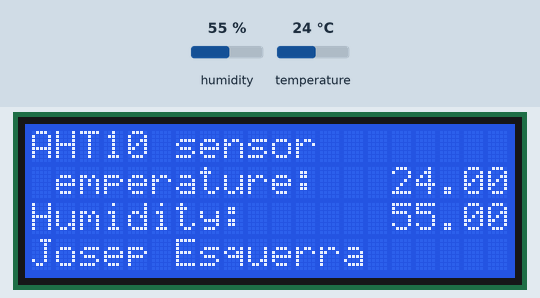
Bench run of a program on a simulated ESP32. On the bench: 20×4 character LCD. The test bench sets the inputs (shaded band); at power-on: humidity 55 %, temperature 24 °C. What the program prints to the serial monitor is not drawn.

Above: at 3.3 s.
3.4 s: humidity set to 22 %
At 5.4 s:
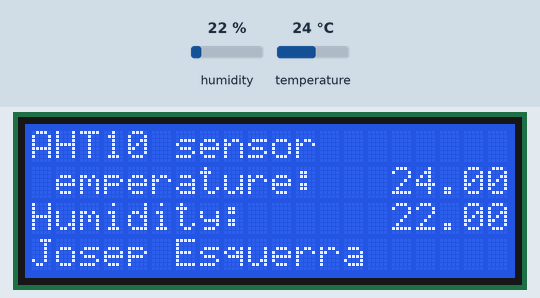
5.7 s: temperature set to 12 °C
At 7.1 s:
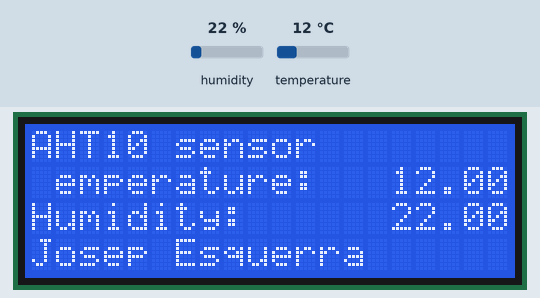
7.8 s: humidity set to 40 %
At 8.9 s:
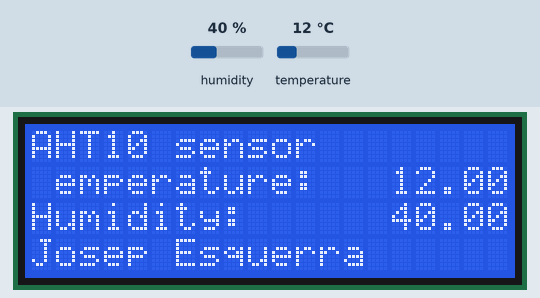
9.9 s: temperature set to 19 °C
Timing chart, 0 to 12.9 s (numbered marks = the images above; inputs shaded):
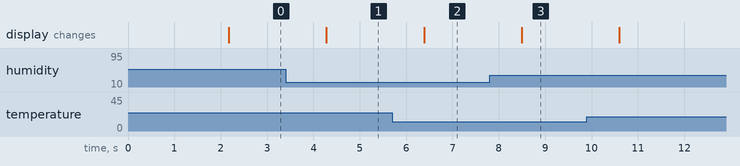

The program:

main.cpp
```cpp
#include <Arduino.h>
#pragma GCC optimize ("O3")   //code optimisation controls - "O2" & "O3" code performance, "Os" code size

#include <AHT10.h>
#include <Wire.h>
#include <LiquidCrystal_I2C.h>

#define COLUMS           20   //LCD columns
#define ROWS             4    //LCD rows
#define LCD_SPACE_SYMBOL 0x20 //space symbol from LCD ROM, see p.9 of GDM2004D datasheet

uint8_t readStatus = 0;

AHT10 myAHT10(AHT10_ADDRESS_0X38);

LiquidCrystal_I2C lcd(PCF8574_ADDR_A21_A11_A01, 4, 5, 6, 16, 11, 12, 13, 14, POSITIVE);

void setup()
{
  Serial.begin(115200);

    while (myAHT10.begin() != true)
  {
    Serial.println(F("AHT10 not connected or fail to load calibration coefficient")); //(F()) save string to flash & keeps dynamic memory free
    delay(5000);
  }
  Serial.println(F("AHT10 OK"));

  while (lcd.begin(COLUMS, ROWS, LCD_5x8DOTS) != 1) //colums, rows, characters size
  {
    Serial.println(F("PCF8574 is not connected or lcd pins declaration is wrong. Only pins numbers: 4,5,6,16,11,12,13,14 are legal."));
    delay(5000);
  }

  lcd.print(F("PCF8574 is OK..."));    //(F()) saves string to flash & keeps dynamic memory free
  delay(2000);

  lcd.clear();

  /* prints static text */
  lcd.setCursor(0, 0);
  lcd.print(F("AHT10 sensor"));

  lcd.setCursor(0, 1);
  lcd.print(F("Temperature:"));

  lcd.setCursor(0, 2);
  lcd.print(F("Humidity:"));

  lcd.setCursor(0, 3);
  lcd.print(F("Josep Esquerra"));
}


void loop()
{
  /* print dynamic text */
  lcd.setCursor(15, 1);        //set 15-th colum & 3-rd row
  lcd.print(myAHT10.readTemperature());
  lcd.setCursor(15, 2);        //set 15-th colum & 3-rd row
  lcd.print(myAHT10.readHumidity());

  lcd.write(LCD_SPACE_SYMBOL); //"write()" is faster than "lcd.print()"

  delay(1000);
}
```

Measured:
- after the input at 3.4 s, the display: changes after 0.88 s (image 1)
- after the input at 5.7 s, the display: changes after 0.69 s (image 2)
- after the input at 7.8 s, the display: changes after 0.69 s (image 3)
